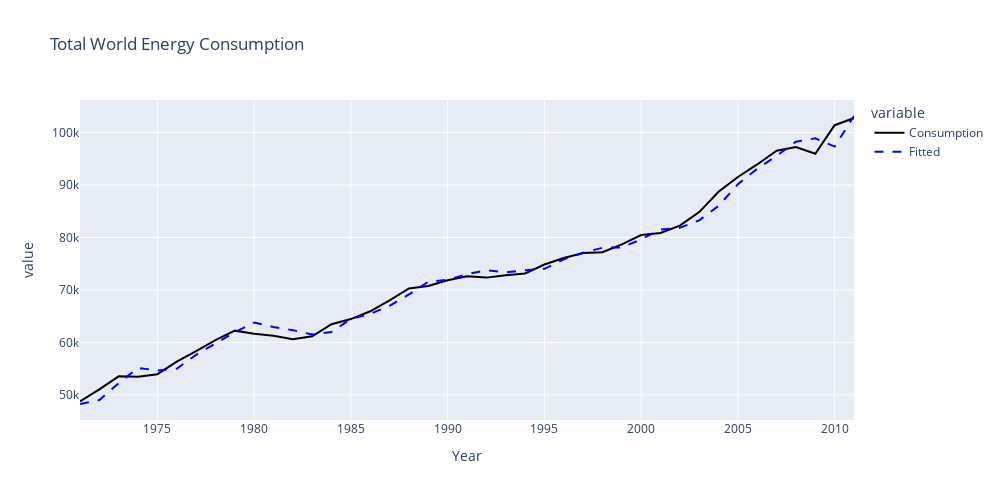

Notebook code cell kept with this figure:
### Code cell
# Plotting the dataset with the Fitted Values from ARIMA to compare with the Real Values
fig = px.line(comp_arima, x= 'Year', y=['Consumption','Fitted'], color_discrete_sequence=['black', 'blue'], title="Total World Energy Consumption", height=500, width=1000)
# Loop through traces and set dash for 'Fitted'
for trace in fig.data:
    if trace.name == 'Fitted':
        trace.line.dash = 'dash'  # options: dash, dot, dashdot, etc.
fig.show()

### Figure 1 — Plotly figure (JSON) as saved in the notebook; plotly's stock layout.template omitted (floating-point values rounded to 4 significant figures)
{"data": [{"hovertemplate": "variable=Consumption<br>Year=%{x}<br>value=%{y}<extra></extra>", "legendgroup": "Consumption", "line": {"color": "black", "dash": "solid"}, "marker": {"symbol": "circle"}, "mode": "lines", "name": "Consumption", "orientation": "v", "showlegend": true, "type": "scatter", "x": [1971, 1972, 1973, 1974, 1975, 1976, 1977, 1978, 1979, 1980, 1981, 1982, 1983, 1984, 1985, 1986, 1987, 1988, 1989, 1990, 1991, 1992, 1993, 1994, 1995, 1996, 1997, 1998, 1999, 2000, 2001, 2002, 2003, 2004, 2005, 2006, 2007, 2008, 2009, 2010, 2011], "xaxis": "x", "y": [48760.0, 51050.0, 53540.0, 53470.0, 53960.0, 56350.0, 58340.0, 60450.0, 62250.0, 61680.0, 61270.0, 60630.0, 61170.0, 63480.0, 64450.0, 65940.0, 68000.0, 70290.0, 70760.0, 71850.0, 72610.0, 72360.0, 72810.0, 73150.0, 74860.0, 76110.0, 77060.0, 77210.0, 78680.0, 80460.0, 80870.0, 82250.0, 84850.0, 88720.0, 91530.0, 93920.0, 96530.0, 97250.0, 95960.0, 101400.0, 102800.0], "yaxis": "y"}, {"hovertemplate": "variable=Fitted<br>Year=%{x}<br>value=%{y}<extra></extra>", "legendgroup": "Fitted", "line": {"color": "blue", "dash": "dash"}, "marker": {"symbol": "circle"}, "mode": "lines", "name": "Fitted", "orientation": "v", "showlegend": true, "type": "scatter", "x": [1971, 1972, 1973, 1974, 1975, 1976, 1977, 1978, 1979, 1980, 1981, 1982, 1983, 1984, 1985, 1986, 1987, 1988, 1989, 1990, 1991, 1992, 1993, 1994, 1995, 1996, 1997, 1998, 1999, 2000, 2001, 2002, 2003, 2004, 2005, 2006, 2007, 2008, 2009, 2010, 2011], "xaxis": "x", "y": [48270.0, 49030.0, 52240.0, 55140.0, 54660.0, 55000.0, 57640.0, 59740.0, 61950.0, 63790.0, 62950.0, 62350.0, 61500.0, 62010.0, 64470.0, 65450.0, 66990.0, 69150.0, 71560.0, 71940.0, 73020.0, 73750.0, 73350.0, 73750.0, 74030.0, 75830.0, 77100.0, 78050.0, 78120.0, 79640.0, 81500.0, 81850.0, 83270.0, 86020.0, 90150.0, 93100.0, 95570.0, 98270.0, 98890.0, 97320.0, 103200.0], "yaxis": "y"}], "layout": {"height": 500, "legend": {"title": {"text": "variable"}, "tracegroupgap": 0}, "title": {"text": "Total World Energy Consumption"}, "width": 1000, "xaxis": {"anchor": "y", "domain": [0, 1], "title": {"text": "Year"}}, "yaxis": {"anchor": "x", "domain": [0, 1], "title": {"text": "value"}}}}
